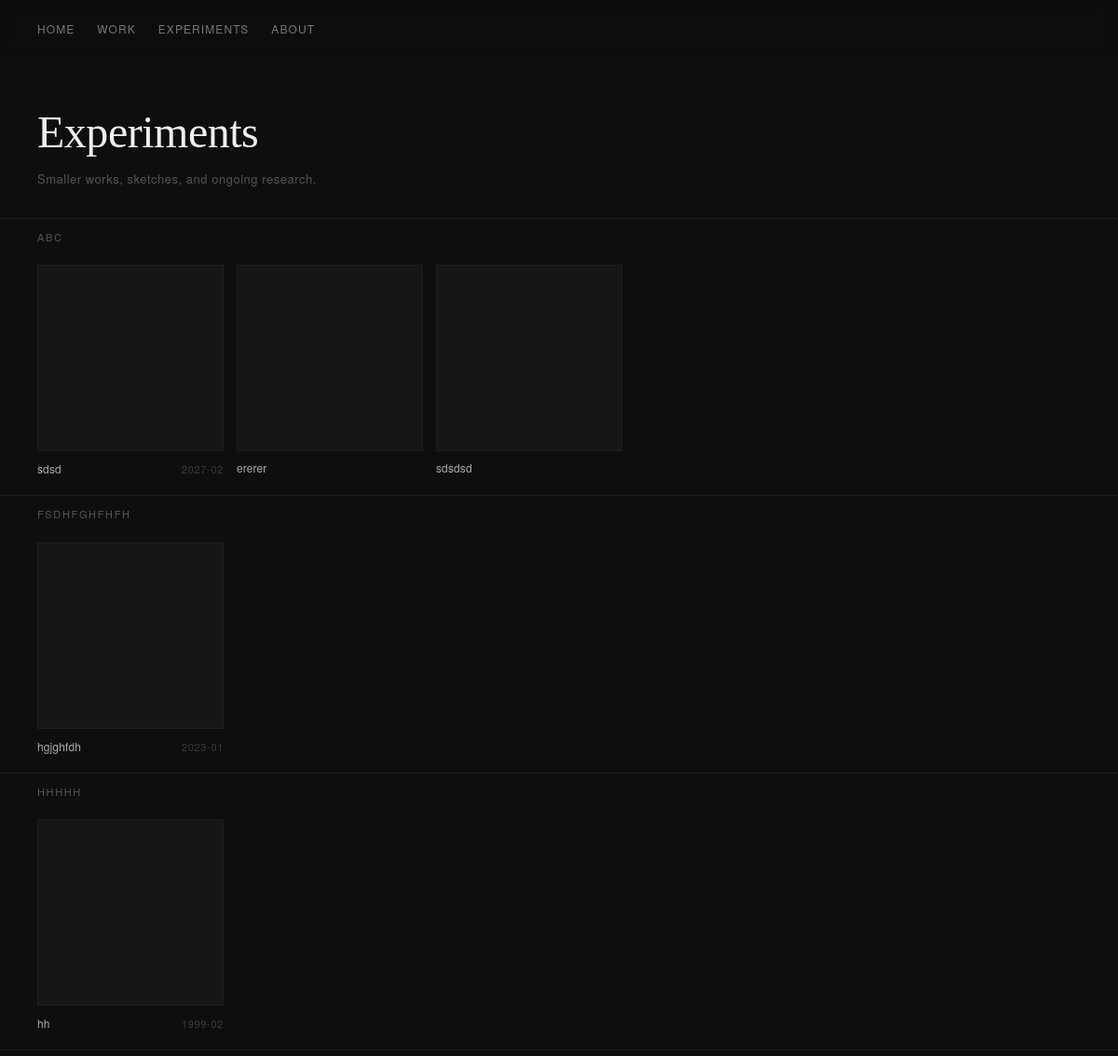
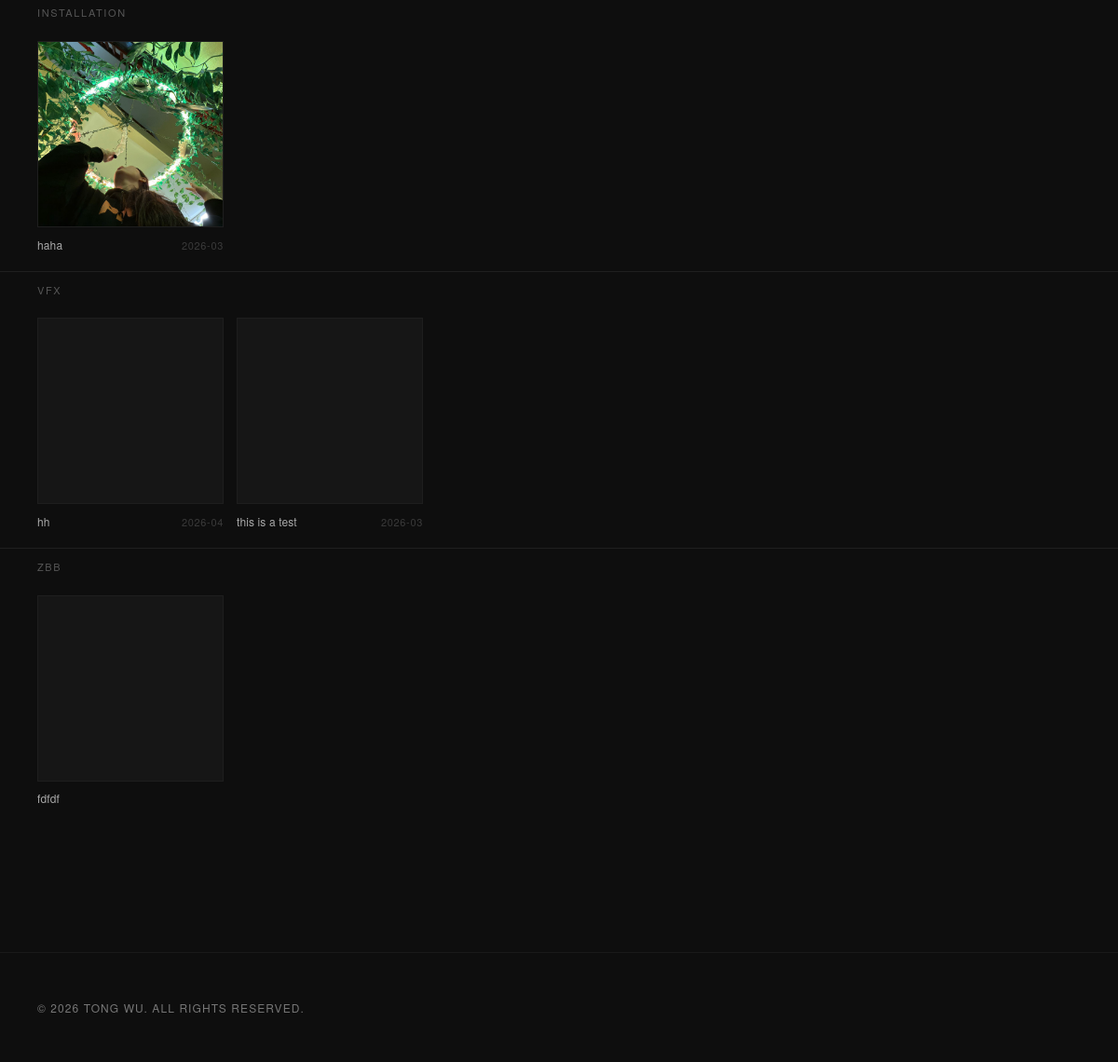
The app's page /experiments.php, older data (2 pictures, top to bottom).
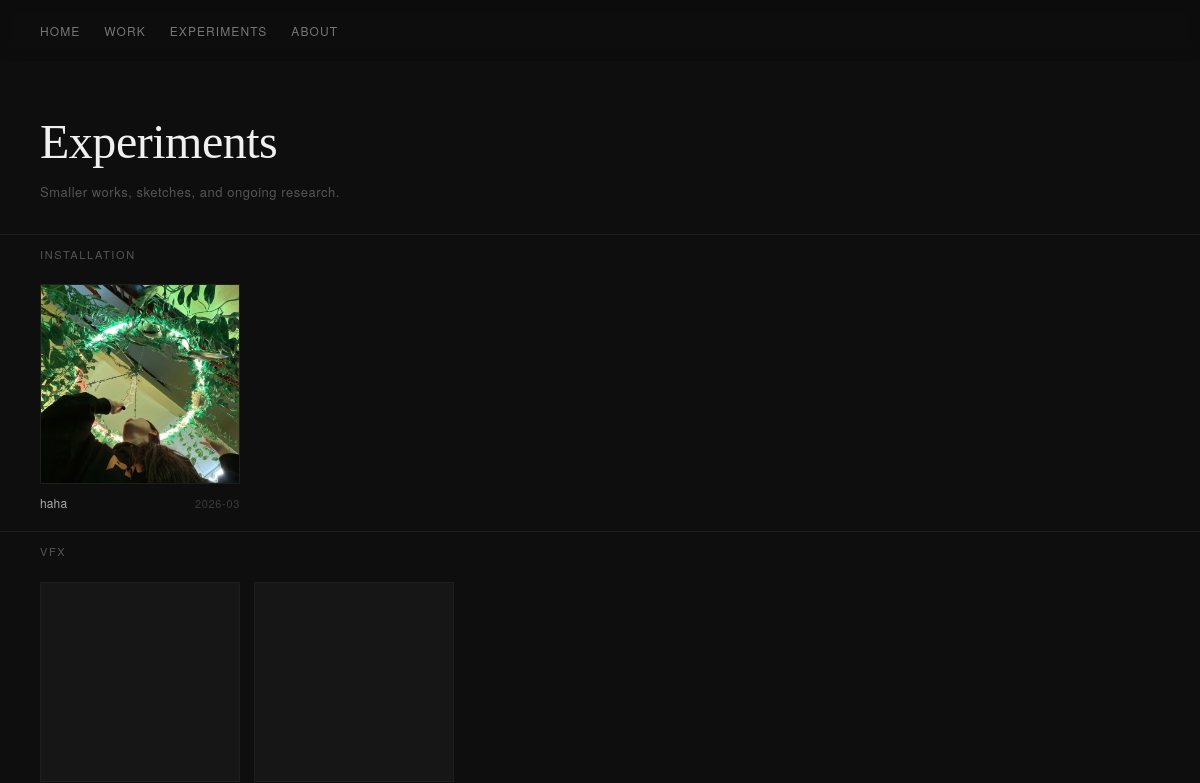
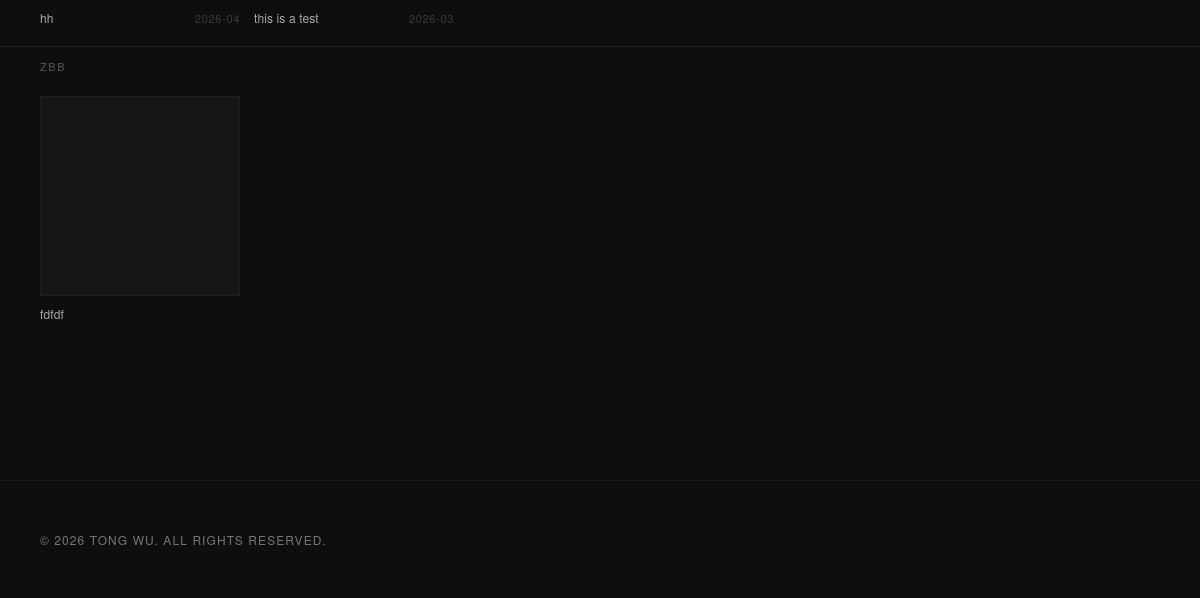
The same page, newer data (2 pictures, top to bottom).
### tables this page shows
CREATE TABLE experiments (
            id         INTEGER PRIMARY KEY AUTOINCREMENT,
            title      TEXT    NOT NULL,
            category   TEXT,
            date       TEXT,
            sort_order INTEGER DEFAULT 0,
            created_at TEXT,
            updated_at TEXT
        , description TEXT, video_url TEXT);

### src/experiment-model.php (called while the page is built, shortened)
<?php
require_once __DIR__ . '/media.php';
function get_all_experiments(): array {
    $db = get_db();
    return $db->query("SELECT * FROM experiments ORDER BY category COLLATE NOCASE ASC, date DESC")
              ->fetchAll(PDO::FETCH_ASSOC);
}
function get_experiments_grouped(): array {
    $rows = get_all_experiments();
    $groups = [];
    foreach ($rows as $r) {
        $cat = $r['category'] ?: 'Uncategorised';
        $groups[$cat][] = $r;
    }
    return $groups;
}
function list_experiment_media(int $id): array {
    return _list_media_files(get_experiment_media_path((string) $id));
}

### src/media.php (called while the page is built, shortened)
<?php
function get_experiment_media_path(string $slug): string {
    return UPLOADS_ROOT . '/experiments/' . $slug;
}
function _list_media_files(string $path): array {
    if (!is_dir($path)) return [];
    $files = [];
    $items = array_diff(scandir($path), ['.', '..']);
    foreach ($items as $item) {
        $full = "$path/$item";
        $rel = '/uploads' . substr($full, strlen(UPLOADS_ROOT));
        $rel = str_replace('\\', '/', $rel);
        $files[] = [
            'name' => $item,
            'url'  => $rel,
            'ext'  => strtolower(pathinfo($item, PATHINFO_EXTENSION)),
            'size' => filesize($full),
            'path' => $full,
        ];
    }
    return $files;
}

### public/experiments.php (the view, shortened to what this page needs)
<?php
require_once __DIR__ . '/../src/functions.php';
require_once __DIR__ . '/../src/experiment-model.php';
$grouped = get_experiments_grouped();
?>
<div class="exp-wrap">
  <div class="exp-page-header">
    <h1>Experiments</h1>
    <p>Smaller works, sketches, and ongoing research.</p>
  </div>
  <?php
  $global_idx = 0;
  foreach ($grouped as $cat_title => $items):
  ?>
  <section class="exp-row">
    <div class="exp-row-header">
      <h2 class="exp-row-title"><?= htmlspecialchars($cat_title) ?></h2>
    </div>
    <div class="exp-slider-track">
      <ul class="exp-slider">
        <?php foreach ($items as $item):
            $media = list_experiment_media((int)$item['id']);
            $thumb = null; $thumb_vid = null;
            foreach ($media as $f) {
                if (!$thumb && in_array($f['ext'], ['jpg','jpeg','png','webp','gif'])) { $thumb = $f; }
            }
        ?>
        <li class="exp-card" data-idx="<?= $global_idx++ ?>">
          <div class="exp-card-image">
            <?php if ($thumb): ?>
              <img src="<?= htmlspecialchars($thumb['url']) ?>" alt="<?= htmlspecialchars($item['title']) ?>">
            <?php elseif ($thumb_vid): ?>
              <video src="<?= htmlspecialchars($thumb_vid['url']) ?>" muted playsinline preload="metadata"></video>
            <?php endif; ?>
          </div>
          <div class="exp-card-meta">
            <span class="exp-card-title"><?= htmlspecialchars($item['title']) ?></span>
            <?php if (!empty($item['date'])): ?>
              <span class="exp-card-date"><?= htmlspecialchars($item['date']) ?></span>
            <?php endif; ?>
          </div>
        </li>
        <?php endforeach; ?>
      </ul>
    </div>
  </section>
  <?php endforeach; ?>
</div>

Row changes from the older to the newer data that the page shows:
removed experiments: title "sdsd", date "2027-02", shown under "ABC"
removed experiments: title "ererer", shown under "ABC"
removed experiments: title "sdsdsd", shown under "ABC"
removed experiments: title "hgjghfdh", date "2023-01", shown under "FSDHFGHFHFH"
removed experiments: title "hh", date "1999-02", shown under "HHHHH"
Text that changed along with them:
list line gone: "ABC"
list line gone: "FSDHFGHFHFH"
list line gone: "HHHHH"
